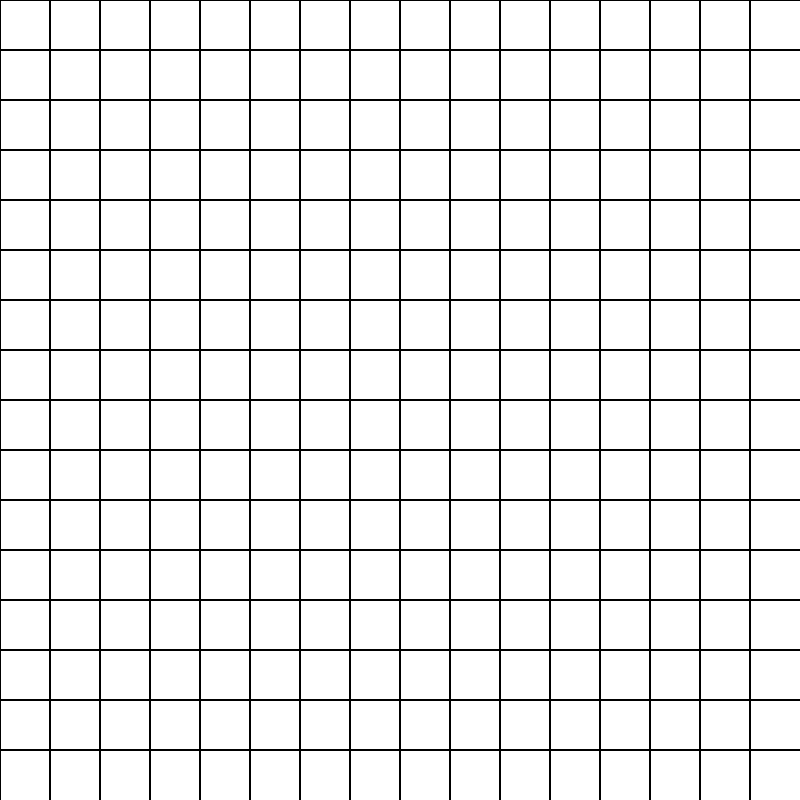
Frame 1 (no input)
Frame 60 (no input): identical to frame 1, image omitted
Frame 120 (the mouse pressed at the canvas centre since frame 60): identical to frame 1, image omitted

The p5.js sketch that drew this single still picture (run headless with seeded random() and noise() and a simulated clock; from frame 60 on, the mouse is pressed at the canvas centre):

// p5.js sketch
// ── sketch.js
var tailleCarre = 50;
var posX = 0;
var posY = 0;
var angle = 0.1;
function setup() {
  createCanvas(800, 800);
  noFill();
  strokeWeight(2);
}


function draw() {
  background(255, 200);
  angle+=0.01;
  //tailleCarre = 410 + sin(angle)*400;
  posX = posY = 0;
  
  while(posX < width){
    line(posX, 0, posX, height);
    posX+=tailleCarre;
  }
  while(posY < height){
    line(0, posY, width, posY);
    posY += tailleCarre;
  }
}
